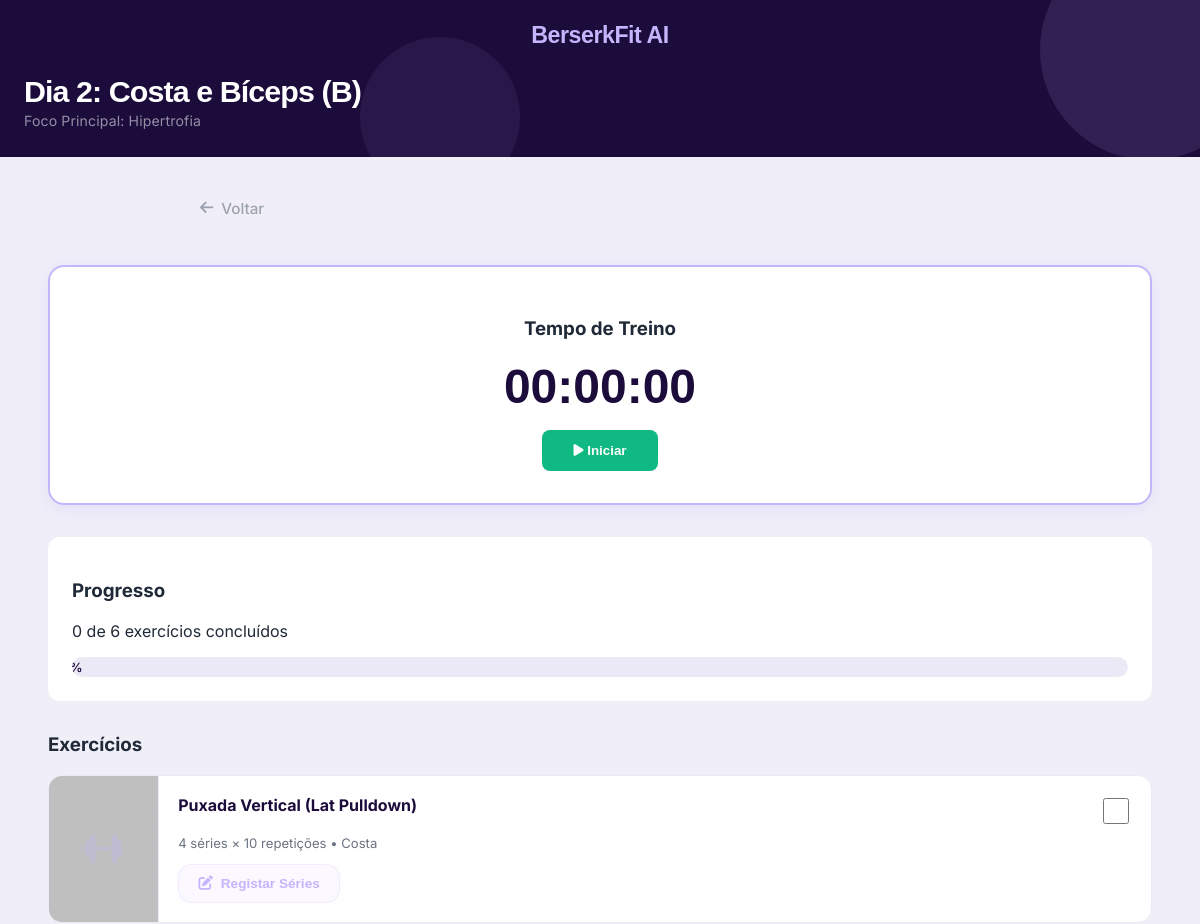
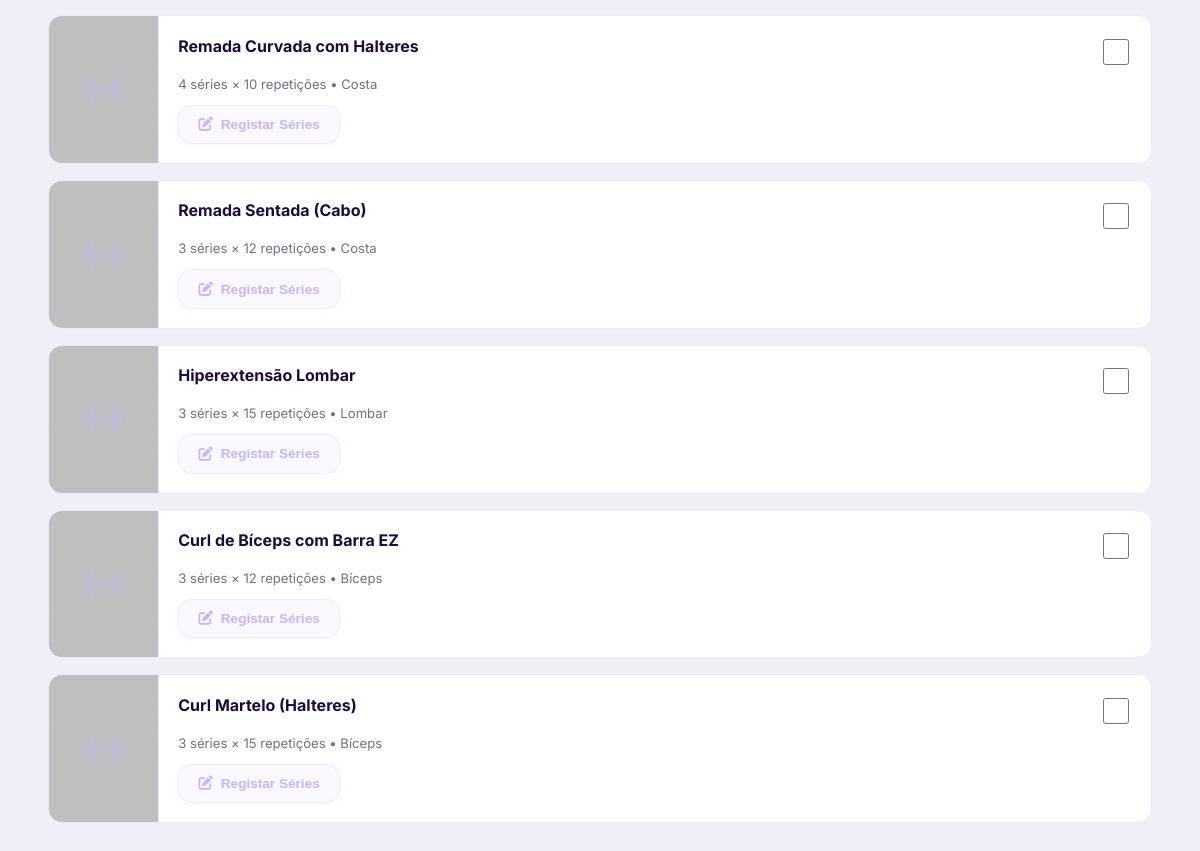
Page /executar_treino.php?id=7 (signed in) on the committed database (2 pictures, top to bottom).
### tables this page shows
CREATE TABLE `treino` (
  `id_treino` int(11) NOT NULL AUTO_INCREMENT,
  `id_user` int(11) NOT NULL,
  `origem` varchar(20) DEFAULT 'Manual',
  `nome_treino` varchar(100) DEFAULT NULL,
  `foco` varchar(100) DEFAULT NULL,
  `data_criacao` date DEFAULT NULL,
  `ficheiro_gerado` varchar(255) DEFAULT '(CURRENT_DATE)',
  PRIMARY KEY (`id_treino`),
  KEY `treino_id_user_foreign` (`id_user`),
  CONSTRAINT `treino_id_user_foreign` FOREIGN KEY (`id_user`) REFERENCES `user` (`id_user`)
);

CREATE TABLE `exercicio` (
  `id_exercicio` int(11) NOT NULL AUTO_INCREMENT,
  `id_treino` int(11) NOT NULL,
  `nome_exercicio` varchar(100) NOT NULL,
  `series` int(11) DEFAULT NULL,
  `repeticoes` int(11) DEFAULT NULL,
  `grupo_muscular` varchar(100) DEFAULT NULL,
  `video_url` varchar(255) DEFAULT NULL,
  PRIMARY KEY (`id_exercicio`),
  KEY `exercicio_id_treino_foreign` (`id_treino`),
  CONSTRAINT `exercicio_id_treino_foreign` FOREIGN KEY (`id_treino`) REFERENCES `treino` (`id_treino`)
);

### executar_treino.php (the view, shortened to what this page needs)
<?php
require 'ligacao.php';
$user_id = $_SESSION['user_id'];
$id_treino = $_GET['id'] ?? 0;
$stmt = $conn->prepare("SELECT * FROM treino WHERE id_treino = ? AND id_user = ?");
$stmt->bind_param("ii", $id_treino, $user_id);
$stmt->execute();
$result = $stmt->get_result();
$treino = $result->fetch_assoc();
$stmt = $conn->prepare("SELECT * FROM exercicio WHERE id_treino = ? ORDER BY id_exercicio");
$stmt->bind_param("i", $id_treino);
$stmt->execute();
$result = $stmt->get_result();
$exercicios = [];
while ($row = $result->fetch_assoc()) {
    $exercicios[] = $row;
}
?>
<!DOCTYPE html>
<html lang="pt-PT">
<head>
    <link rel="stylesheet" href="css/global.css">
    <link rel="stylesheet" href="css/dashboard.css">
    <link rel="stylesheet" href="css/treinos.css">
    <link rel="stylesheet" href="https://cdnjs.cloudflare.com/ajax/libs/font-awesome/6.5.1/css/all.min.css">
    <link rel="stylesheet" href="css/executar_treino.css?v=<?= time() ?>">
</head>
<body>
    <header class="fade-in-element">
        <div class="header-top centered">
            <h1 class="app-title">BerserkFit AI</h1>
        </div>
        <div class="header-greeting">
            <h2><?= htmlspecialchars($treino['nome_treino']) ?></h2>
            <p>Foco Principal: <span><?= htmlspecialchars($treino['foco']) ?></span></p>
        </div>
    </header>
    <main>
        <div style="max-width: 800px; margin: 0 auto 15px auto;">
            <a href="treinos.php" style="display: inline-flex; align-items: center; gap: 8px; color: var(--text-muted, #9ca3af); text-decoration: none; font-weight: 500; font-size: 0.95rem; transition: color 0.2s;">
                <i class="fas fa-arrow-left"></i> Voltar
            </a>
        </div>
        <section class="treinos-container fade-in-element">
            <div class="timer-container">
                <h3>Tempo de Treino</h3>
                <div class="timer-display" id="timer">00:00:00</div>
                <div class="timer-controls">
                    <button class="btn-timer btn-start" id="btn-start">
                        <i class="fas fa-play"></i> Iniciar
                    </button>
                </div>
            </div>
            <div class="progresso-treino">
                <h3>Progresso</h3>
                <p id="progresso-texto">0 de
                    <?= count($exercicios) ?> exercícios concluídos
                </p>
                <div class="progresso-bar-container">
                    <div class="progresso-bar-fill" id="progresso-bar" style="width: 0%;">0%</div>
                </div>
            </div>
            <h3>Exercícios</h3>
            <div class="exercicio-lista">
                <?php foreach ($exercicios as $index => $ex): ?>
                    <div class="exercicio-card" data-index="<?= $index ?>">
                        <div class="exercicio-gif-col" data-name="<?= htmlspecialchars($ex['nome_exercicio']) ?>" data-url="<?= htmlspecialchars($ex['video_url'] ?? '') ?>">
                        </div>
                        <div class="exercicio-info">
                            <div class="exercicio-header-row">
                                <div class="exercicio-nome">
                                    <?= htmlspecialchars($ex['nome_exercicio']) ?>
                                </div>
                                <input type="checkbox" class="exercicio-checkbox" id="ex-<?= $ex['id_exercicio'] ?>" title="Marcar como concluído">
                            </div>
                            <div class="exercicio-detalhes">
                                <?= $ex['series'] ?> séries × <?= $ex['repeticoes'] ?> repetições
                                <?php if (!empty($ex['grupo_muscular'])): ?>
                                    • <?= htmlspecialchars($ex['grupo_muscular']) ?>
                                <?php endif; ?>
                            </div>
                            <div class="exercicio-btns-row">
                                <button type="button" class="btn-log-sets" id="btn-sets-<?= $ex['id_exercicio'] ?>"
                                        onclick="openSetsModal(<?= $ex['id_exercicio'] ?>, '<?= addslashes($ex['nome_exercicio']) ?>', <?= !empty($ex['series']) ? $ex['series'] : 3 ?>)">
                                    <i class="fas fa-edit"></i> Registar Séries
                                </button>
                            </div>
                        </div>
                    </div>
                <?php endforeach; ?>
            </div>
        </section>
    </main>
</body>
</html>

### css/global.css (style rules this page uses)
:root { --cor-fundo: #f0eff8; --cor-primaria: #ffffff; --cor-secundaria: #ece9f7; --cor-destaque: #1c0c3b; --cor-destaque-escuro: #1c0c3b; --cor-intermedia: #c4b5fd; --cor-texto: #1f2937; --cor-texto-claro: #f8f7ff; --cor-amarela: #ffd700; --fonte-texto: "Inter", sans-serif; --fonte-titulo: "Syne", sans-serif; --cor-glass: rgba(255, 255, 255, 0.72); --sombra-card: 0 2px 16px rgba(28, 12, 59, 0.09); --cor-acento: #7c5cbf; --primary-color: var(--cor-intermedia); --primary-dark: var(--cor-destaque); --bg-dark: var(--cor-fundo); --bg-card: var(--cor-primaria); --text-light: var(--cor-texto); --text-gray: #6b7280; --border-color: var(--cor-secundaria); --cor-destaque-claro: rgba(196, 181, 253, 0.15); }
* { box-sizing: border-box; }
body { font-family: var(--fonte-texto); background: var(--cor-fundo); color: var(--cor-texto); margin: 0; padding: 0 0 110px 0; min-height: 100vh; }
header { background: var(--cor-destaque); border-bottom: none; box-shadow: none; padding: 22px 24px 28px; gap: 0; position: relative; overflow: hidden; margin-bottom: 20px; }
header::before { content: ''; position: absolute; top: -60px; right: -60px; width: 220px; height: 220px; border-radius: 50%; background: rgba(196, 181, 253, 0.12); pointer-events: none; }
header::after { content: ''; position: absolute; bottom: -40px; left: 30%; width: 160px; height: 160px; border-radius: 50%; background: rgba(196, 181, 253, 0.07); pointer-events: none; }
.header-top { display: flex; justify-content: space-between; align-items: center; margin-bottom: 26px; position: relative; z-index: 2; }
.header-top.centered { justify-content: center; }
.app-title { font-family: var(--fonte-titulo); font-size: 1.45em; font-weight: 800; margin: 0; color: var(--cor-intermedia); letter-spacing: -0.02em; }
.header-greeting { position: relative; z-index: 2; }
.header-greeting h2 { font-family: var(--fonte-titulo); font-size: 1.9em; font-weight: 800; margin: 0; color: #fff; letter-spacing: -0.03em; line-height: 1.1; }
.header-greeting p { font-family: var(--fonte-texto); font-size: 0.88em; color: rgba(248, 247, 255, 0.55); margin: 4px 0 0; letter-spacing: 0.01em; }
main { padding: 20px 16px; max-width: 1200px; margin: 0 auto; }
.fade-in-element { animation: fadeIn 0.6s ease both; }

### css/dashboard.css (style rules this page uses)
main { padding: 20px 16px; }
section { margin-bottom: 30px; }
.fade-in-element { animation: fadeIn 0.6s ease both; }

### css/treinos.css (style rules this page uses)
.treinos-container { padding: 2rem; max-width: 1400px; margin: 0 auto; }

### rows in the picture
treino: nome_treino "Dia 2: Costa e Bíceps (B)", foco "Hipertrofia"
exercicio: nome_exercicio "Puxada Vertical (Lat Pulldown)", series "4", repeticoes "10", grupo_muscular "Costa"
exercicio: nome_exercicio "Remada Curvada com Halteres", series "4", repeticoes "10", grupo_muscular "Costa"
exercicio: nome_exercicio "Remada Sentada (Cabo)", series "3", repeticoes "12", grupo_muscular "Costa"
exercicio: nome_exercicio "Hiperextensão Lombar", series "3", repeticoes "15", grupo_muscular "Lombar"
exercicio: nome_exercicio "Curl de Bíceps com Barra EZ", series "3", repeticoes "12", grupo_muscular "Bíceps"
exercicio: nome_exercicio "Curl Martelo (Halteres)", series "3", repeticoes "15", grupo_muscular "Bíceps"

### other values in the picture
count($exercicios) "6"
